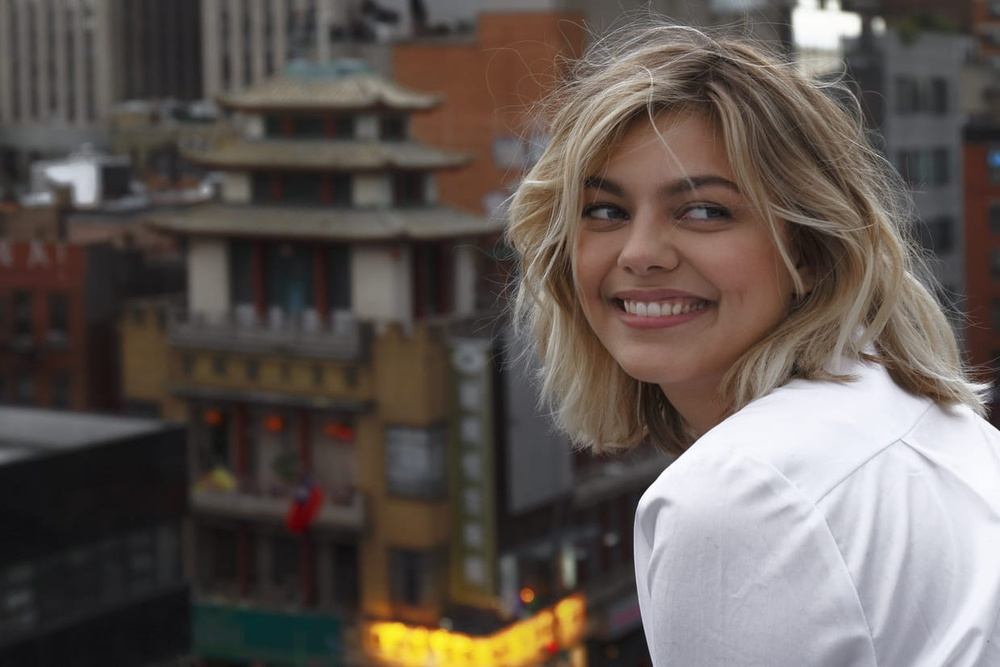
#> input picture OpenCV/Opencv documentations/OpenCV-Python Tutorials/Image Processing in OpenCV/Histograms in OpenCV/Louane.jpg, 1000 x 667 px, shrunk from 1240 x 827 before the run
$ python histogram.py
#> lines starting #> are read from the running program, lines starting #| are printed output that depends on the picture
# [6 lines of commented-out code are left out]


'''
Plotting Histograms
1. Using Matplotlib
'''
# [11 lines of commented-out code are left out]


'''
Plotting Histograms
Using OpenCV
Application of Mask
'''
# [32 lines of commented-out code are left out]

import cv2
import numpy as np
from matplotlib import pyplot as plt

img = cv2.imread('Louane.jpg')
#> img is the input picture: shape (667, 1000, 3); mean B, G, R 83.3, 88.6, 97.7
hsv = cv2.cvtColor(img,cv2.COLOR_BGR2HSV)
#> hsv: shape (667, 1000, 3); mean H, S, V 52.1, 51.9, 100
hist = cv2.calcHist( [hsv], [0, 1], None, [180, 256], [0, 180, 0, 256] )
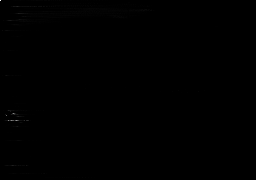
#> hist: shape (180, 256) float32; min 0, max 16804, mean 14.5; drawn with min black and max white

plt.imshow(hist,interpolation = 'nearest')
plt.show()
